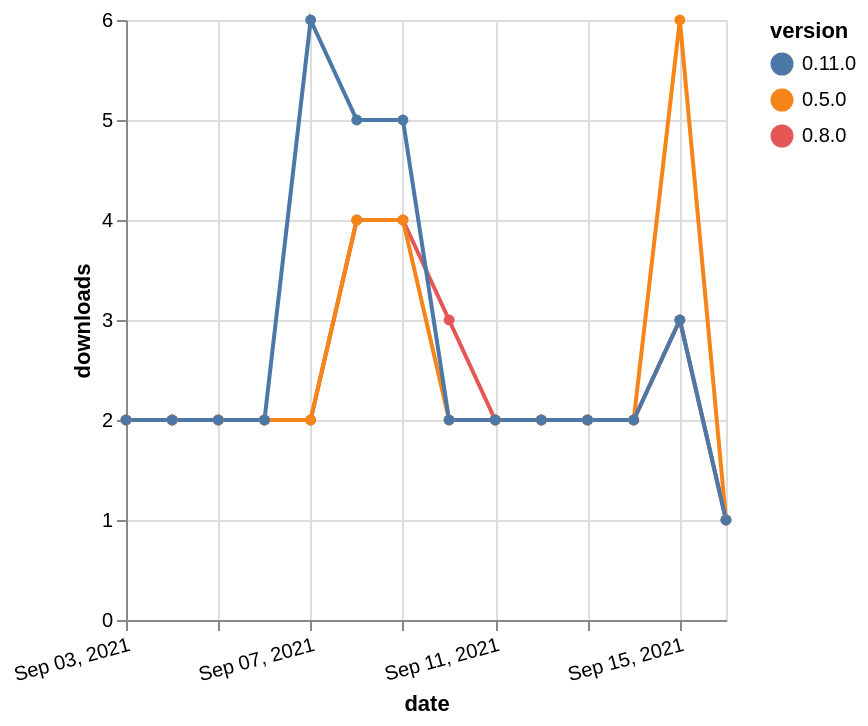

The Vega-Lite source for this figure:
### Vega-Lite specification from a JSON file in a GitHub repository (floating-point values rounded to 4 significant figures)
{"$schema": "https://vega.github.io/schema/vega-lite/v5.json", "description": "A simple bar chart with embedded data.", "data": {"values": [{"date": "2021-09-03", "total": 2069, "delta": 2, "version": "0.8.0"}, {"date": "2021-09-04", "total": 2071, "delta": 2, "version": "0.8.0"}, {"date": "2021-09-05", "total": 2073, "delta": 2, "version": "0.8.0"}, {"date": "2021-09-06", "total": 2075, "delta": 2, "version": "0.8.0"}, {"date": "2021-09-07", "total": 2077, "delta": 2, "version": "0.8.0"}, {"date": "2021-09-08", "total": 2081, "delta": 4, "version": "0.8.0"}, {"date": "2021-09-09", "total": 2085, "delta": 4, "version": "0.8.0"}, {"date": "2021-09-10", "total": 2088, "delta": 3, "version": "0.8.0"}, {"date": "2021-09-11", "total": 2090, "delta": 2, "version": "0.8.0"}, {"date": "2021-09-12", "total": 2092, "delta": 2, "version": "0.8.0"}, {"date": "2021-09-13", "total": 2094, "delta": 2, "version": "0.8.0"}, {"date": "2021-09-14", "total": 2096, "delta": 2, "version": "0.8.0"}, {"date": "2021-09-15", "total": 2099, "delta": 3, "version": "0.8.0"}, {"date": "2021-09-16", "total": 2100, "delta": 1, "version": "0.8.0"}, {"date": "2021-09-03", "total": 2804, "delta": 2, "version": "0.5.0"}, {"date": "2021-09-04", "total": 2806, "delta": 2, "version": "0.5.0"}, {"date": "2021-09-05", "total": 2808, "delta": 2, "version": "0.5.0"}, {"date": "2021-09-06", "total": 2810, "delta": 2, "version": "0.5.0"}, {"date": "2021-09-07", "total": 2812, "delta": 2, "version": "0.5.0"}, {"date": "2021-09-08", "total": 2816, "delta": 4, "version": "0.5.0"}, {"date": "2021-09-09", "total": 2820, "delta": 4, "version": "0.5.0"}, {"date": "2021-09-10", "total": 2822, "delta": 2, "version": "0.5.0"}, {"date": "2021-09-11", "total": 2824, "delta": 2, "version": "0.5.0"}, {"date": "2021-09-12", "total": 2826, "delta": 2, "version": "0.5.0"}, {"date": "2021-09-13", "total": 2828, "delta": 2, "version": "0.5.0"}, {"date": "2021-09-14", "total": 2830, "delta": 2, "version": "0.5.0"}, {"date": "2021-09-15", "total": 2836, "delta": 6, "version": "0.5.0"}, {"date": "2021-09-16", "total": 2837, "delta": 1, "version": "0.5.0"}, {"date": "2021-09-03", "total": 1012, "delta": 2, "version": "0.11.0"}, {"date": "2021-09-04", "total": 1014, "delta": 2, "version": "0.11.0"}, {"date": "2021-09-05", "total": 1016, "delta": 2, "version": "0.11.0"}, {"date": "2021-09-06", "total": 1018, "delta": 2, "version": "0.11.0"}, {"date": "2021-09-07", "total": 1024, "delta": 6, "version": "0.11.0"}, {"date": "2021-09-08", "total": 1029, "delta": 5, "version": "0.11.0"}, {"date": "2021-09-09", "total": 1034, "delta": 5, "version": "0.11.0"}, {"date": "2021-09-10", "total": 1036, "delta": 2, "version": "0.11.0"}, {"date": "2021-09-11", "total": 1038, "delta": 2, "version": "0.11.0"}, {"date": "2021-09-12", "total": 1040, "delta": 2, "version": "0.11.0"}, {"date": "2021-09-13", "total": 1042, "delta": 2, "version": "0.11.0"}, {"date": "2021-09-14", "total": 1044, "delta": 2, "version": "0.11.0"}, {"date": "2021-09-15", "total": 1047, "delta": 3, "version": "0.11.0"}, {"date": "2021-09-16", "total": 1048, "delta": 1, "version": "0.11.0"}]}, "width": "container", "mark": {"type": "line", "point": {"filled": true}}, "encoding": {"x": {"field": "date", "type": "temporal", "timeUnit": "yearmonthdate", "title": "date", "axis": {"labelAngle": -15}}, "y": {"field": "delta", "type": "quantitative", "title": "downloads"}, "color": {"field": "version", "type": "nominal"}, "tooltip": {"field": "delta"}}}
